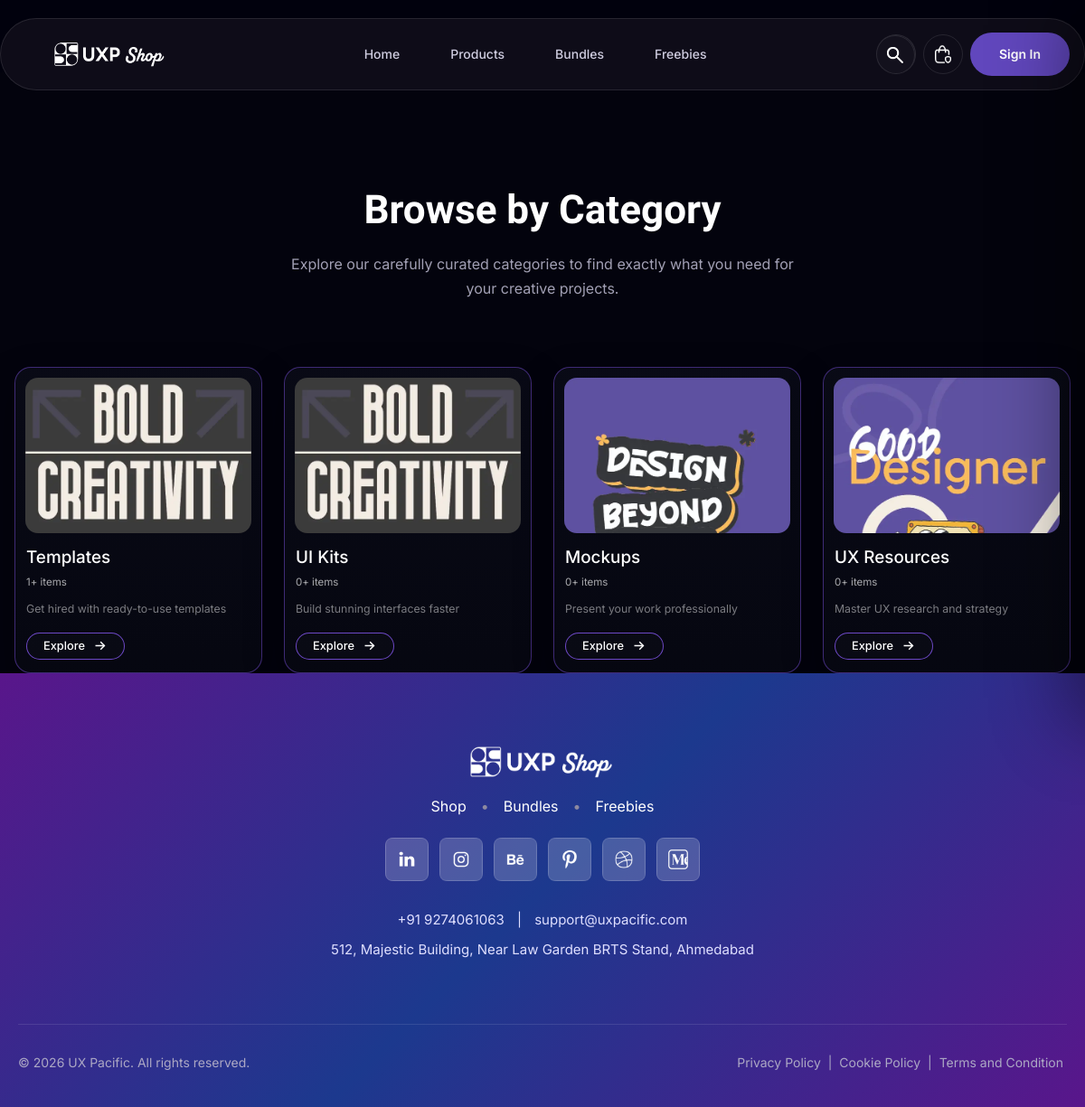
The app's page /category.php with its own data.
### tables this page shows
CREATE TABLE `categories` (
  `id` int(11) NOT NULL,
  `name` varchar(120) NOT NULL,
  `slug` varchar(140) NOT NULL,
  `description` text DEFAULT NULL,
  `icon` varchar(255) DEFAULT NULL,
  `accent` varchar(40) DEFAULT 'purple',
  `is_active` tinyint(1) NOT NULL DEFAULT 1,
  `sort_order` int(11) NOT NULL DEFAULT 0,
  `created_at` timestamp NOT NULL DEFAULT current_timestamp(),
  `updated_at` timestamp NOT NULL DEFAULT current_timestamp() ON UPDATE current_timestamp()
);

### category.php (the view, shortened to what this page needs)
<?php
require_once 'includes/config.php';
?>
<!doctype html>
<html lang="en">
<head>
    <link rel="stylesheet" href="style.css">
</head>
<body class="category-page">
<div class="page">
    <?php include 'includes/header.php'; ?>
    <main class="category-main">
        <section class="category-hero">
            <h1>Browse by Category</h1>
            <p>Explore our carefully curated categories to find exactly what you need for your creative projects.</p>
        </section>
        <div class="uxp-container">
    <div class="uxp-category-grid">
        <?php
        $fallbackImages = [
            'img/poster.webp',
            'img/poster1.webp',
            'img/poster2.webp',
            'img/poster3.webp'
        ];
        $colorClasses = [
            'uxp-category-teal',
            'uxp-category-pink',
            'uxp-category-purple',
            'uxp-category-orange'
        ];
        if (isset($conn)) {
            $sql = "
                SELECT
                    c.*,
                    COUNT(p.id) as product_count,
                    MIN(p.image) as product_image
                FROM categories c
                LEFT JOIN products p
                    ON p.category = c.name
                GROUP BY c.id
                ORDER BY c.id ASC
                LIMIT 4
            ";
            $result = $conn->query($sql);
            if ($result && $result->num_rows > 0) {
                $index = 0;
                while($cat = $result->fetch_assoc()) {
                    $name = htmlspecialchars($cat['name']);
                    $slug = htmlspecialchars($cat['slug']);
                    $description = htmlspecialchars(
                        $cat['description']
                        ?: 'Explore premium curated design resources.'
                    );
                    $productCount = (int)$cat['product_count'];
                    $image = !empty($cat['product_image'])
                        ? htmlspecialchars($cat['product_image'])
                        : $fallbackImages[$index % count($fallbackImages)];
                    $colorClass = $colorClasses[$index % count($colorClasses)];
                    echo "
                    <a href='shopAll.php?category=$slug'
                       class='uxp-category-card $colorClass'>
                        <div class='uxp-category-art' aria-hidden='true'>
                            <span class='uxp-category-bubble'></span>
                            <span class='uxp-category-icon'>
                                <img
                                    src='$image'
                                    alt='$name'
                                    loading='lazy'
                                    onerror=\"this.src='img/poster.webp'\"
                                />
                            </span>
                        </div>
                        <div class='uxp-category-body'>
                            <h3>$name</h3>
                            <span>$productCount+ items</span>
                            <p>$description</p>
                            <strong>
                                Explore
                                <svg viewBox='0 0 24 24'
                                     fill='none'
                                     stroke='currentColor'
                                     stroke-width='2'>
                                    <path d='M5 12h14'></path>
                                    <path d='m13 6 6 6-6 6'></path>
                                </svg>
                            </strong>
                        </div>
                    </a>
                    ";
                    $index++;
                }
            } else {
                echo "<p>No categories found.</p>";
            }
        }
        ?>
    </div>
</div>
    </main>
    <?php include 'includes/footer.php'; ?>
</div>
</body>
</html>

### records on screen
categories: name "Templates", productCount "1", description "Get hired with ready-to-use templates"
categories: name "UI Kits", productCount "0", description "Build stunning interfaces faster"
categories: shows a picture, name "Mockups", productCount "0", description "Present your work professionally"
categories: shows a picture, name "UX Resources", productCount "0", description "Master UX research and strategy"

### other values on screen
getenv('SUPPORT_EMAIL') ?: 'support@uxpacific.com' "support@uxpacific.com"
